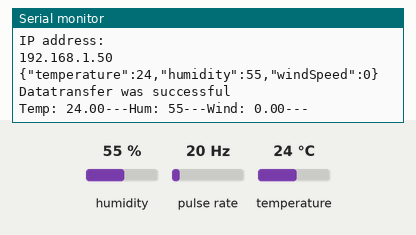
Simulated run of this sketch. Board: ESP32. Parts: the last lines printed to the serial monitor. Wiring (inferred from the names in the program): DHT11 sensor: data GPIO 4; pulse sensor: data GPIO 35. The inputs (shaded band) are chosen by the test bench; at power-on: humidity 55 %, pulse rate 20 Hz, temperature 24 °C. WiFi joins after 1.5 s; servers stay silent unless stated; uploads are accepted with an empty reply.

Above: at 2.7 s.
2.8 s: humidity set to 22 %
4.3 s: pulse rate (sensor on GPIO 35) set to 4 Hz
5.8 s: temperature set to 12 °C
At 5.93 s:
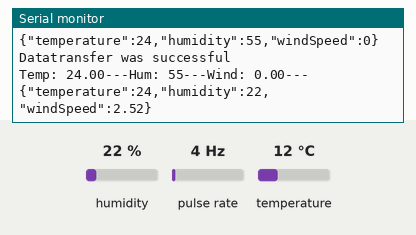
7.3 s: pulse rate (sensor on GPIO 35) set to 50 Hz
At 7.8 s:
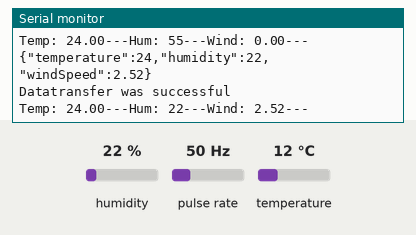
8.8 s: humidity set to 40 %
At 10.9 s:
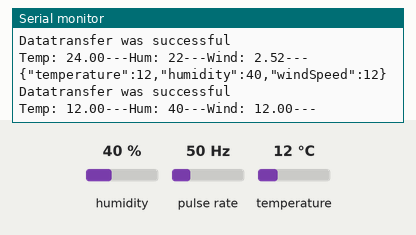

The sketch:

WeatherStation-Sender.ino
```cpp
#include <WiFi.h>
#include <Bonezegei_DHT11.h>
#include <HTTPClient.h>
#include <ArduinoJson.h>

const uint DHT_PIN = 4;
const uint DELAY = 1000 * 4;
const char* SSID = "WeatherStation-Nic";
const char* PASSWORD = "admin123456789";

const int SENSOR_PIN = 35;       //Pin muss interruptfähig sein und darf kein AD2 Pin sein, weil diese durch das WLAN genutzt werden
const long MESS_INTERVAL = 1000 * 2; //Mess-Intervall für Windmessung in Millisekunden
const int WIND_FACTOR = 240; //Faktor mit Anemometer-Messung bestimmen

TaskHandle_t taskWind;
SemaphoreHandle_t i2cSemaphore;
volatile float windSpeed;
int interruptCounter = 0;

Bonezegei_DHT11 dht(DHT_PIN);
ulong lastSendTime = NULL;

void setup() {
  Serial.begin(115200);

  createSemaphore();

  dht.begin();
  setupWlan();

  xTaskCreatePinnedToCore(
    windTask,
    "WindTask",
    10000,
    NULL,
    1,
    &taskWind,
    0);
}

void createSemaphore(){
  i2cSemaphore = xSemaphoreCreateMutex();
  xSemaphoreGive( ( i2cSemaphore) );
}

void lockVariable(){
  xSemaphoreTake(i2cSemaphore, portMAX_DELAY);
}

void unlockVariable(){
  xSemaphoreGive(i2cSemaphore);
}

void loop() {
  ulong currentTime = millis();
  if(lastSendTime == NULL || currentTime > (lastSendTime + DELAY)){
    sendData();
    lastSendTime = currentTime;
  }
}

void windTask(void* pvParameters){
  for(;;){
    measureWindSpeed();
  }
}

void measureWindSpeed(){
  interruptCounter = 0;
  attachInterrupt(digitalPinToInterrupt(SENSOR_PIN), countUp, RISING);
  delay(MESS_INTERVAL);
  detachInterrupt(digitalPinToInterrupt(SENSOR_PIN));
  lockVariable();
  windSpeed = (float)interruptCounter / (float)MESS_INTERVAL * WIND_FACTOR;
  unlockVariable();
}

void countUp() {
    interruptCounter++;
}

void sendData(){
  if(!dht.getData())
    return;
  lockVariable();
  float temp = dht.getTemperature();
  int hum = dht.getHumidity();
  float windSpeedCopy = windSpeed;
  unlockVariable();
  String json;
  serializeJson(buildJSON(temp, hum, windSpeedCopy), json);

  sendDataToHub(json);
  Serial.print("Temp: ");
  Serial.print(temp);
  Serial.print("---");
  Serial.print("Hum: ");
  Serial.print(hum);
  Serial.print("---");
  Serial.print("Wind: ");
  Serial.print(windSpeedCopy);
  Serial.println("---");
}

JsonDocument buildJSON(float temp, int hum, float windSpeed){
  JsonDocument doc;
  doc["temperature"] = temp;
  doc["humidity"] = hum;
  doc["windSpeed"] = windSpeed;
  return doc;
}

void sendDataToHub(String json){
  if (WiFi.status() != WL_CONNECTED){
    WiFi.disconnect();
    WiFi.reconnect();
  }

  HTTPClient http;
  http.begin("http://192.168.4.1/data");
  http.addHeader("Content-Type", "application/json");
  Serial.println(json);
  int httpResponseCode = http.POST(json);
  if (httpResponseCode == 200) {
    Serial.println("Datatransfer was successful");
  } else {
    Serial.print("ERROR: Datatransfer was not successful: ");
    Serial.println(httpResponseCode);
  }
  http.end();
}

void setupWlan(){
  Serial.println();
  Serial.print("Connecting to ");
  Serial.println(SSID);
  WiFi.begin(SSID, PASSWORD);
  while (WiFi.status() != WL_CONNECTED) {
    delay(500);
    Serial.print(".");
  }
  Serial.println("");
  Serial.println("WiFi connected");
  Serial.println("IP address: ");
  Serial.println(WiFi.localIP());
}
```

Measured:
- after the input at 8.8 s, the serial monitor: prints a new line after 0.98 s (image 3)
